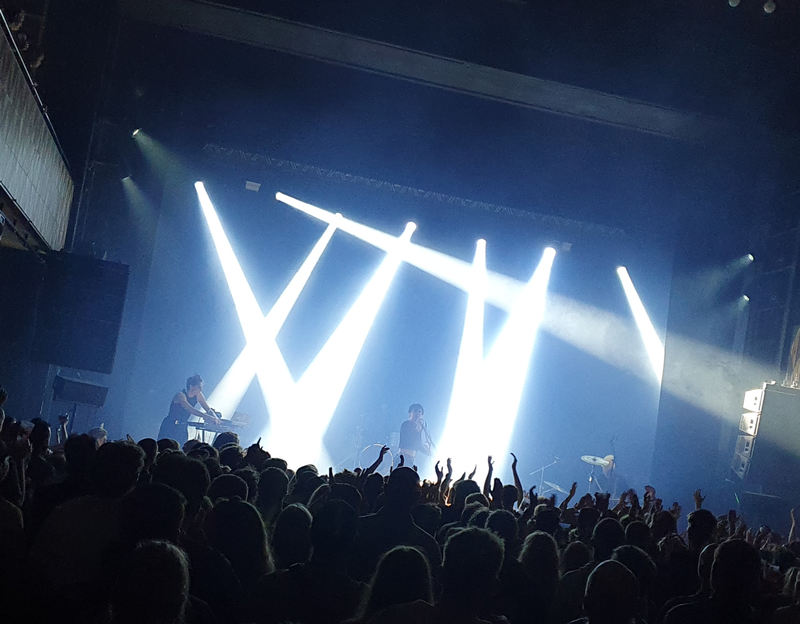
#> input picture exams/Exam-2023-May-Kat/data/lights.png, 800 x 624 px, found by its file name
$ python part10.py
#> lines starting #> are read from the running program, lines starting #| are printed output that depends on the picture; after the words box and inside, x2 and y2 are one past the last pixel; in counts of white or black regions, pixels touching at a corner belong together; long printed decimals are rounded
import sys
import os
project_root = os.path.abspath(os.path.join(os.path.dirname(__file__), ".."))
sys.path.append(project_root)

# Now import premade utility functions
from utils.io_utils import *
from utils.pca_utils import *
from utils.classifier_utils import *
from utils.morph_utils import *
from utils.optimization_utils import *
from utils.plot_utils import *


from skimage.io import imread
from skimage.color import rgb2gray
from skimage.filters import threshold_otsu
from skimage.transform import rotate

# Step 1: Load and rotate the image 11 degrees around (40, 40)
lights_rgb = imread("./data/lights.png")
#> lights_rgb is the input picture: shape (624, 800, 3); mean R, G, B 62.4, 78.7, 102.7
rotated = rotate(lights_rgb, angle=11, center=(40, 40), preserve_range=True).astype(np.uint8)
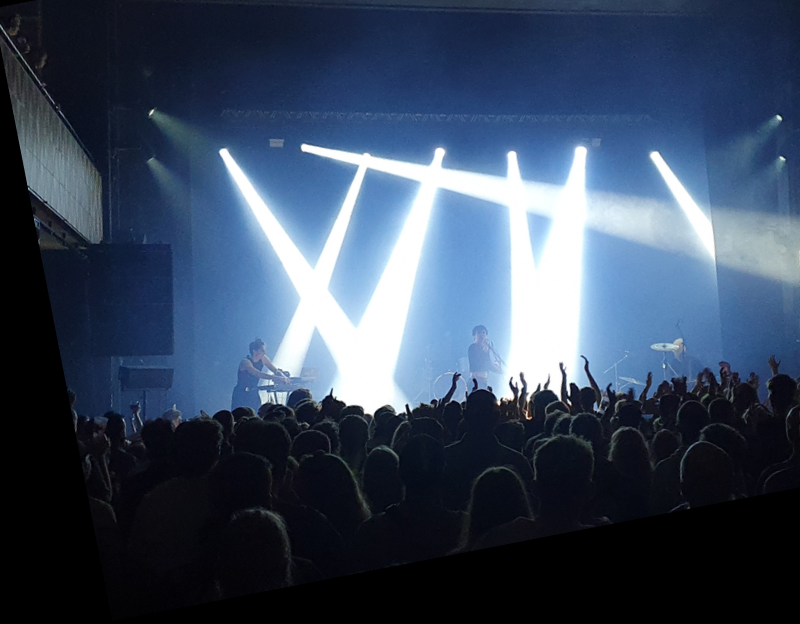
#> rotated: shape (624, 800, 3); mean R, G, B 57, 71.7, 92.8

# Step 2: Convert to grayscale
gray = rgb2gray(rotated)
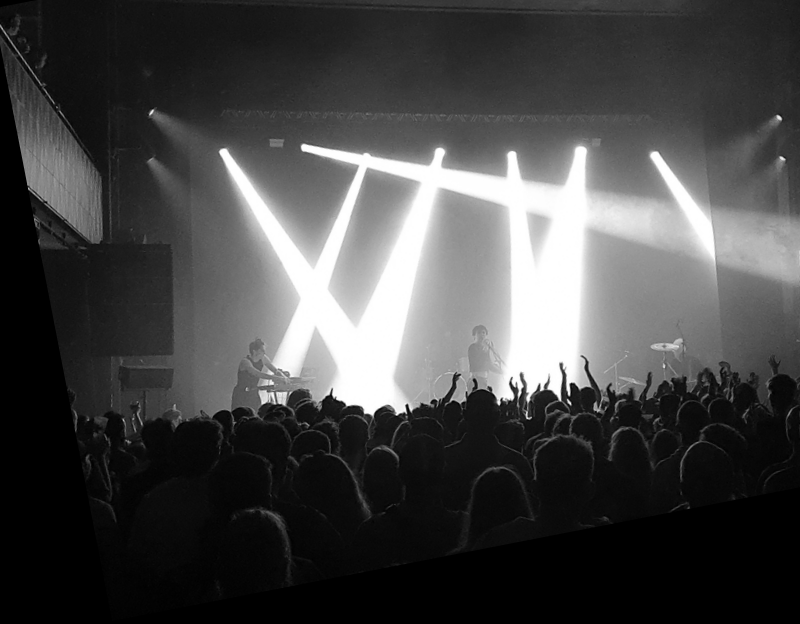
#> gray: shape (624, 800) float64; min 0, max 1, mean 0.275

# Step 3: Compute Otsu's threshold
threshold = threshold_otsu(gray)
#> threshold = 0.42

# Step 4: Compute binary foreground mask and percentage
binary_mask = gray > threshold
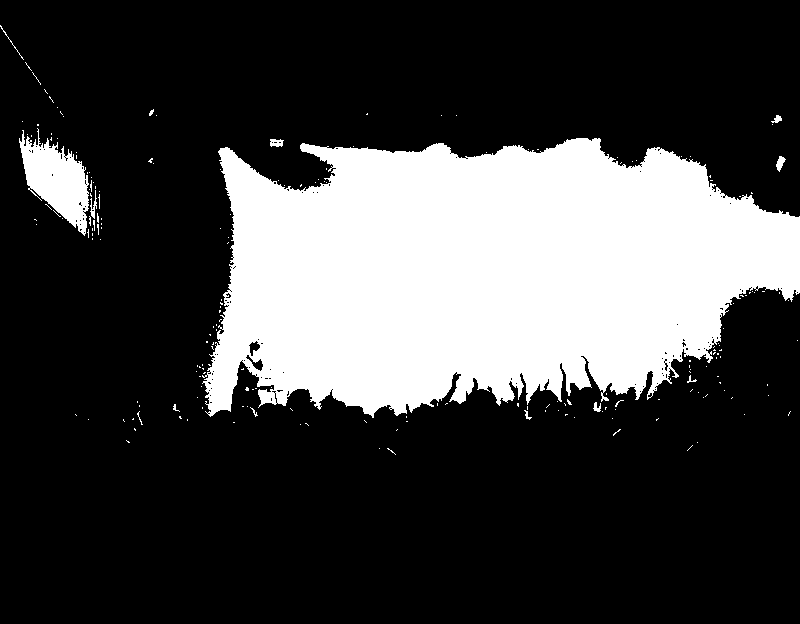
#> binary_mask: shape (624, 800) bool; 25.7% white; 201 white regions (188 under 20 px), largest, box (x1, y1, x2, y2) and area: (202, 138, 800, 418) 123344, (19, 128, 89, 236) 3802, (776, 156, 786, 172) 86
foreground_percentage = np.mean(binary_mask) * 100  # in percent
#> foreground_percentage = 25.7


def Question1():
    print("Running Question 1")
    print(foreground_percentage)
#| 25.698


def Question2():
    print("Running Question 2")
    print(threshold)
#| 0.4199


if __name__ == "__main__":
    Question1()
    Question2()
